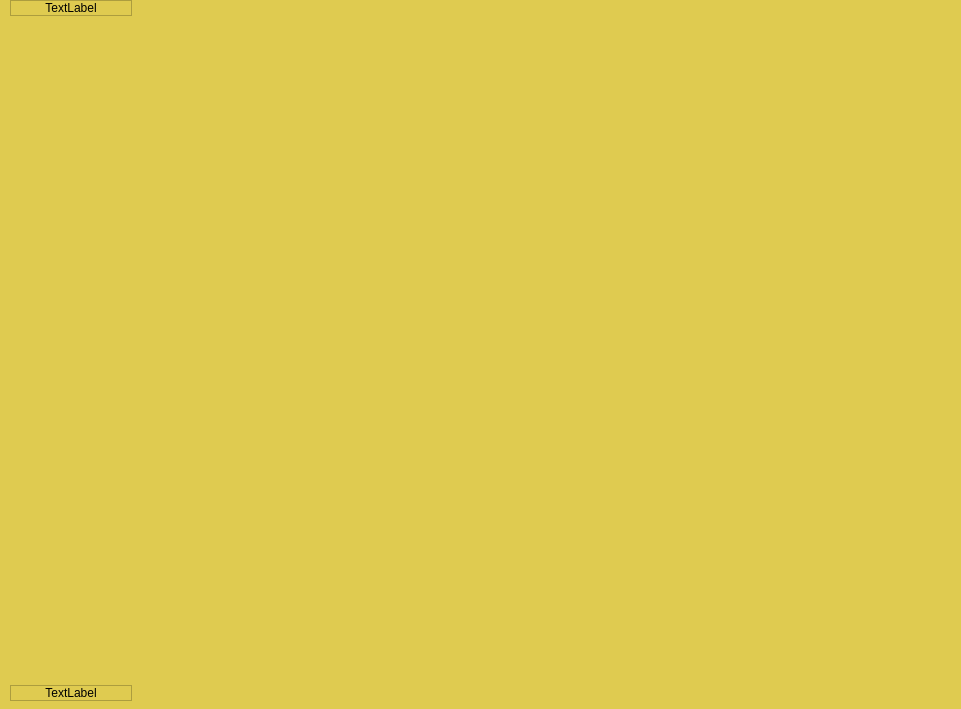
   <widget class="AnalogGaugeWidget" name="widget" native="true">
    <property name="geometry">
     <rect>
      <x>17</x>
      <y>9</y>
      <width>961</width>
      <height>709</height>
     </rect>
    </property>
    <property name="sizePolicy">
     <sizepolicy hsizetype="Preferred" vsizetype="Preferred">
      <horstretch>200</horstretch>
      <verstretch>200</verstretch>
     </sizepolicy>
    </property>
    <property name="minimumSize">
     <size>
      <width>150</width>
      <height>150</height>
     </size>
    </property>
    <property name="baseSize">
     <size>
      <width>200</width>
      <height>200</height>
     </size>
    </property>
    <property name="palette">
     <palette>
      <active>
       <colorrole role="WindowText">
        <brush brushstyle="SolidPattern">
         <color alpha="255">
          <red>0</red>
          <green>0</green>
          <blue>0</blue>
         </color>
        </brush>
       </colorrole>
       <colorrole role="Button">
        <brush brushstyle="SolidPattern">
         <color alpha="255">
          <red>223</red>
          <green>203</green>
          <blue>80</blue>
         </color>
        </brush>
       </colorrole>
       <colorrole role="Light">
        <brush brushstyle="SolidPattern">
         <color alpha="255">
          <red>255</red>
          <green>243</green>
          <blue>171</blue>
         </color>
        </brush>
       </colorrole>
       <colorrole role="Midlight">
        <brush brushstyle="SolidPattern">
         <color alpha="255">
          <red>239</red>
          <green>223</green>
          <blue>125</blue>
         </color>
        </brush>
       </colorrole>
       <colorrole role="Dark">
        <brush brushstyle="SolidPattern">
         <color alpha="255">
          <red>111</red>
          <green>102</green>
          <blue>40</blue>
         </color>
        </brush>
       </colorrole>
       <colorrole role="Mid">
        <brush brushstyle="SolidPattern">
         <color alpha="255">
          <red>149</red>
          <green>135</green>
          <blue>53</blue>
         </color>
        </brush>
       </colorrole>
       <colorrole role="Text">
        <brush brushstyle="SolidPattern">
         <color alpha="255">
          <red>0</red>
          <green>0</green>
          <blue>0</blue>
         </color>
        </brush>
       </colorrole>
       <colorrole role="BrightText">
        <brush brushstyle="SolidPattern">
         <color alpha="255">
          <red>255</red>
          <green>255</green>
          <blue>255</blue>
         </color>
        </brush>
       </colorrole>
       <colorrole role="ButtonText">
        <brush brushstyle="SolidPattern">
         <color alpha="255">
          <red>0</red>
          <green>0</green>
          <blue>0</blue>
         </color>
        </brush>
       </colorrole>
       <colorrole role="Base">
        <brush brushstyle="SolidPattern">
         <color alpha="255">
          <red>255</red>
          <green>255</green>
          <blue>255</blue>
         </color>
        </brush>
       </colorrole>
       <colorrole role="Window">
        <brush brushstyle="SolidPattern">
         <color alpha="255">
          <red>223</red>
          <green>203</green>
          <blue>80</blue>
         </color>
        </brush>
       </colorrole>
       <colorrole role="Shadow">
        <brush brushstyle="SolidPattern">
         <color alpha="255">
          <red>0</red>
          <green>0</green>
          <blue>0</blue>
         </color>
        </brush>
       </colorrole>
       <colorrole role="AlternateBase">
        <brush brushstyle="SolidPattern">
         <color alpha="255">
          <red>239</red>
          <green>229</green>
          <blue>167</blue>
         </color>
        </brush>
       </colorrole>
       <colorrole role="ToolTipBase">
        <brush brushstyle="SolidPattern">
         <color alpha="255">
          <red>255</red>
          <green>255</green>
          <blue>220</blue>
         </color>
        </brush>
       </colorrole>
       <colorrole role="ToolTipText">
        <brush brushstyle="SolidPattern">
         <color alpha="255">
          <red>0</red>
          <green>0</green>
          <blue>0</blue>
         </color>
        </brush>
       </colorrole>
       <colorrole role="PlaceholderText">
        <brush brushstyle="SolidPattern">
         <color alpha="127">
          <red>0</red>
          <green>0</green>
          <blue>0</blue>
         </color>
        </brush>
       </colorrole>
      </active>
      <inactive>
       <colorrole role="WindowText">
        <brush brushstyle="SolidPattern">
         <color alpha="255">
          <red>0</red>
          <green>0</green>
          <blue>0</blue>
         </color>
        </brush>
       </colorrole>
       <colorrole role="Button">
        <brush brushstyle="SolidPattern">
         <color alpha="255">
          <red>223</red>
          <green>203</green>
          <blue>80</blue>
         </color>
        </brush>
       </colorrole>
       <colorrole role="Light">
        <brush brushstyle="SolidPattern">
         <color alpha="255">
          <red>255</red>
          <green>243</green>
          <blue>171</blue>
         </color>
        </brush>
       </colorrole>
       <colorrole role="Midlight">
        <brush brushstyle="SolidPattern">
         <color alpha="255">
          <red>239</red>
          <green>223</green>
          <blue>125</blue>
         </color>
        </brush>
       </colorrole>
       <colorrole role="Dark">
        <brush brushstyle="SolidPattern">
         <color alpha="255">
          <red>111</red>
          <green>102</green>
          <blue>40</blue>
         </color>
        </brush>
       </colorrole>
       <colorrole role="Mid">
        <brush brushstyle="SolidPattern">
         <color alpha="255">
          <red>149</red>
          <green>135</green>
          <blue>53</blue>
         </color>
        </brush>
       </colorrole>
       <colorrole role="Text">
        <brush brushstyle="SolidPattern">
         <color alpha="255">
          <red>0</red>
          <green>0</green>
          <blue>0</blue>
         </color>
        </brush>
       </colorrole>
       <colorrole role="BrightText">
        <brush brushstyle="SolidPattern">
         <color alpha="255">
          <red>255</red>
          <green>255</green>
          <blue>255</blue>
         </color>
        </brush>
       </colorrole>
       <colorrole role="ButtonText">
        <brush brushstyle="SolidPattern">
         <color alpha="255">
          <red>0</red>
          <green>0</green>
          <blue>0</blue>
         </color>
        </brush>
       </colorrole>
       <colorrole role="Base">
        <brush brushstyle="SolidPattern">
         <color alpha="255">
          <red>255</red>
          <green>255</green>
          <blue>255</blue>
         </color>
        </brush>
       </colorrole>
       <colorrole role="Window">
        <brush brushstyle="SolidPattern">
         <color alpha="255">
          <red>223</red>
          <green>203</green>
          <blue>80</blue>
         </color>
        </brush>
       </colorrole>
       <colorrole role="Shadow">
        <brush brushstyle="SolidPattern">
         <color alpha="255">
          <red>0</red>
          <green>0</green>
          <blue>0</blue>
         </color>
        </brush>
       </colorrole>
       <colorrole role="AlternateBase">
        <brush brushstyle="SolidPattern">
         <color alpha="255">
          <red>239</red>
          <green>229</green>
          <blue>167</blue>
         </color>
        </brush>
       </colorrole>
       <colorrole role="ToolTipBase">
        <brush brushstyle="SolidPattern">
         <color alpha="255">
          <red>255</red>
          <green>255</green>
          <blue>220</blue>
         </color>
        </brush>
       </colorrole>
       <colorrole role="ToolTipText">
        <brush brushstyle="SolidPattern">
         <color alpha="255">
          <red>0</red>
          <green>0</green>
          <blue>0</blue>
         </color>
        </brush>
       </colorrole>
       <colorrole role="PlaceholderText">
        <brush brushstyle="SolidPattern">
         <color alpha="127">
          <red>0</red>
          <green>0</green>
          <blue>0</blue>
         </color>
        </brush>
       </colorrole>
      </inactive>
      <disabled>
       <colorrole role="WindowText">
        <brush brushstyle="SolidPattern">
         <color alpha="255">
          <red>111</red>
          <green>102</green>
          <blue>40</blue>
         </color>
        </brush>
       </colorrole>
       <colorrole role="Button">
        <brush brushstyle="SolidPattern">
         <color alpha="255">
          <red>223</red>
          <green>203</green>
          <blue>80</blue>
         </color>
        </brush>
       </colorrole>
       <colorrole role="Light">
        <brush brushstyle="SolidPattern">
         <color alpha="255">
          <red>255</red>
          <green>243</green>
          <blue>171</blue>
         </color>
        </brush>
       </colorrole>
       <colorrole role="Midlight">
        <brush brushstyle="SolidPattern">
         <color alpha="255">
          <red>239</red>
          <green>223</green>
          <blue>125</blue>
         </color>
        </brush>
       </colorrole>
       <colorrole role="Dark">
        <brush brushstyle="SolidPattern">
         <color alpha="255">
          <red>111</red>
          <green>102</green>
          <blue>40</blue>
         </color>
        </brush>
       </colorrole>
       <colorrole role="Mid">
        <brush brushstyle="SolidPattern">
         <color alpha="255">
          <red>149</red>
          <green>135</green>
          <blue>53</blue>
         </color>
        </brush>
       </colorrole>
       <colorrole role="Text">
        <brush brushstyle="SolidPattern">
         <color alpha="255">
          <red>111</red>
          <green>102</green>
          <blue>40</blue>
         </color>
        </brush>
       </colorrole>
       <colorrole role="BrightText">
        <brush brushstyle="SolidPattern">
         <color alpha="255">
          <red>255</red>
          <green>255</green>
          <blue>255</blue>
         </color>
        </brush>
       </colorrole>
       <colorrole role="ButtonText">
        <brush brushstyle="SolidPattern">
         <color alpha="255">
          <red>111</red>
          <green>102</green>
          <blue>40</blue>
         </color>
        </brush>
       </colorrole>
       <colorrole role="Base">
        <brush brushstyle="SolidPattern">
         <color alpha="255">
          <red>223</red>
          <green>203</green>
          <blue>80</blue>
         </color>
        </brush>
       </colorrole>
       <colorrole role="Window">
        <brush brushstyle="SolidPattern">
         <color alpha="255">
          <red>223</red>
          <green>203</green>
          <blue>80</blue>
         </color>
        </brush>
       </colorrole>
       <colorrole role="Shadow">
        <brush brushstyle="SolidPattern">
         <color alpha="255">
          <red>0</red>
          <green>0</green>
          <blue>0</blue>
         </color>
        </brush>
       </colorrole>
       <colorrole role="AlternateBase">
        <brush brushstyle="SolidPattern">
         <color alpha="255">
          <red>223</red>
          <green>203</green>
          <blue>80</blue>
         </color>
        </brush>
       </colorrole>
       <colorrole role="ToolTipBase">
        <brush brushstyle="SolidPattern">
         <color alpha="255">
          <red>255</red>
          <green>255</green>
          <blue>220</blue>
         </color>
        </brush>
       </colorrole>
       <colorrole role="ToolTipText">
        <brush brushstyle="SolidPattern">
         <color alpha="255">
          <red>0</red>
          <green>0</green>
          <blue>0</blue>
         </color>
        </brush>
       </colorrole>
       <colorrole role="PlaceholderText">
        <brush brushstyle="SolidPattern">
         <color alpha="127">
          <red>111</red>
          <green>102</green>
          <blue>40</blue>
         </color>
        </brush>
       </colorrole>
      </disabled>
     </palette>
    </property>
    <property name="layoutDirection">
     <enum>Qt::LeftToRight</enum>
    </property>
    <widget class="QWidget" name="layoutWidget">
     <property name="geometry">
      <rect>
       <x>10</x>
       <y>0</y>
       <width>122</width>
       <height>701</height>
      </rect>
     </property>
     <layout class="QVBoxLayout" name="verticalLayout_2">
      <item>
       <widget class="QLabel" name="label_5">
        <property name="maximumSize">
         <size>
          <width>160</width>
          <height>80</height>
         </size>
        </property>
        <property name="frameShape">
         <enum>QFrame::StyledPanel</enum>
        </property>
        <property name="frameShadow">
         <enum>QFrame::Raised</enum>
        </property>
        <property name="lineWidth">
         <number>5</number>
        </property>
        <property name="midLineWidth">
         <number>1</number>
        </property>
        <property name="text">
         <string>TextLabel</string>
        </property>
        <property name="alignment">
         <set>Qt::AlignCenter</set>
        </property>
       </widget>
      </item>
      <item>
       <spacer name="verticalSpacer">
        <property name="orientation">
         <enum>Qt::Vertical</enum>
        </property>
        <property name="sizeHint" stdset="0">
         <size>
          <width>20</width>
          <height>40</height>
         </size>
        </property>
       </spacer>
      </item>
      <item>
       <widget class="QLabel" name="label_6">
        <property name="sizePolicy">
         <sizepolicy hsizetype="Maximum" vsizetype="Maximum">
          <horstretch>0</horstretch>
          <verstretch>0</verstretch>
         </sizepolicy>
        </property>
        <property name="maximumSize">
         <size>
          <width>160</width>
          <height>120</height>
         </size>
        </property>
        <property name="frameShape">
         <enum>QFrame::StyledPanel</enum>
        </property>
        <property name="frameShadow">
         <enum>QFrame::Raised</enum>
        </property>
        <property name="lineWidth">
         <number>5</number>
        </property>
        <property name="midLineWidth">
         <number>1</number>
        </property>
        <property name="text">
         <string>TextLabel</string>
        </property>
        <property name="alignment">
         <set>Qt::AlignCenter</set>
        </property>
       </widget>
      </item>
     </layout>
    </widget>
   </widget>
